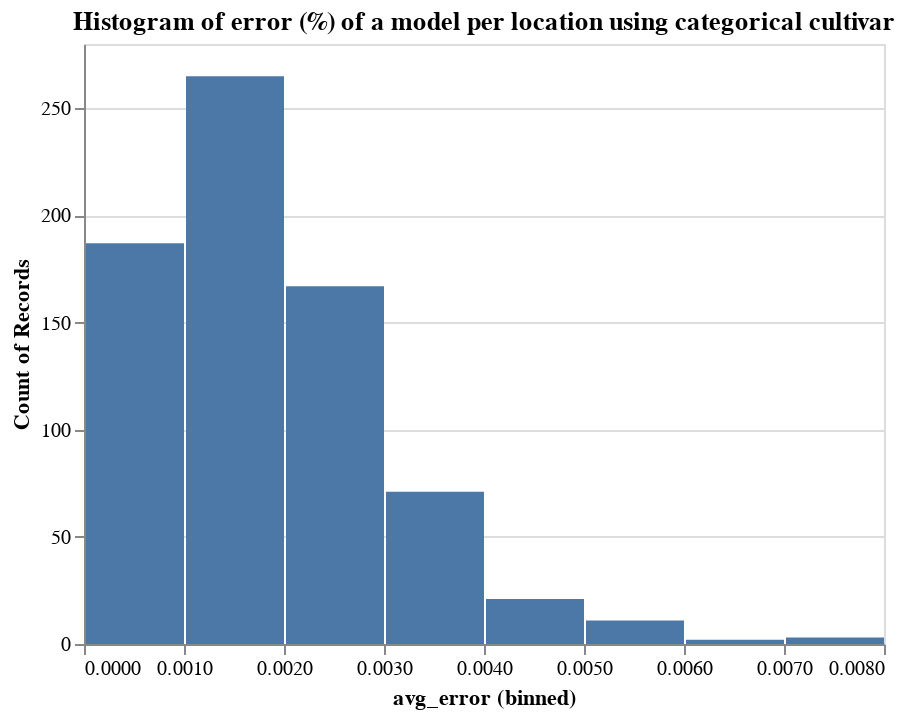

This figure's notebook cell:
### Code cell
alt.Chart(plotdf,title="Histogram of error (%) of a model per location using categorical cultivar").mark_bar().encode(
    alt.X("avg_error:Q", bin=True),
    y='count()',
)

### Figure 1 — Vega-Lite specification as saved in the notebook (floating-point values rounded to 4 significant figures; data arrays with more than 128 entries replaced by an {"elided": "..."} marker saying what was removed)
{"$schema": "https://vega.github.io/schema/vega-lite/v2.4.3.json", "config": {"view": {"height": 300, "width": 400}}, "data": {"values": {"elided": "727 records"}}, "encoding": {"x": {"bin": true, "field": "avg_error", "type": "quantitative"}, "y": {"aggregate": "count", "type": "quantitative"}}, "mark": "bar", "title": "Histogram of error (%) of a model per location using categorical cultivar"}
